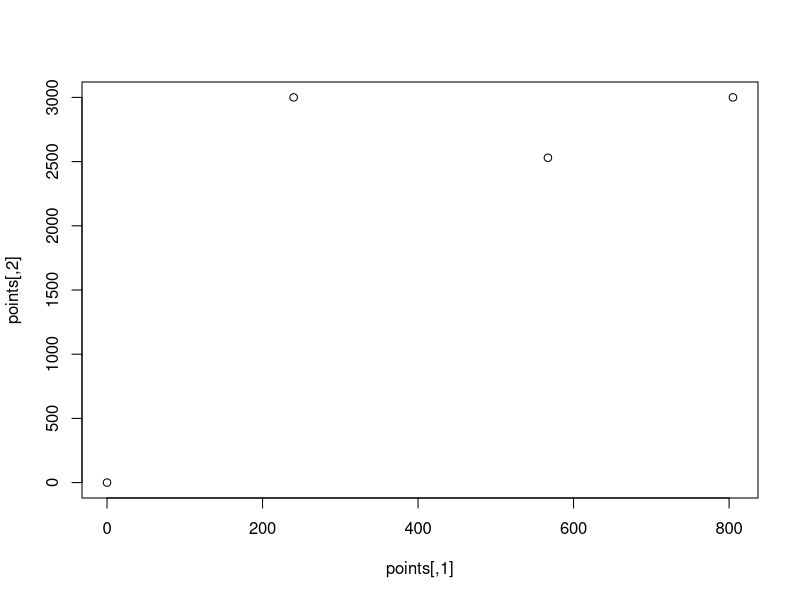

The R script that drew this image: (Note: this script raises an error after producing the figure.)
mp = 2530
fg = 567

points = matrix(
  c(0,0,240,3000,805,3000,fg,mp),
  nrow=(4),
  ncol=(2),
  byrow = TRUE
)

fgerror = abs(fg-805)/805
mperror = abs(mp-2900)/2900
error = (1-((fgerror+mperror)/2))/.95

volume = abs(mp-2900)/2900

plot(points)

cat("Scorer: ",error1)
cat("Pure Volume: ",volume)
cat("Bench: ",(1-(volume+error)))
